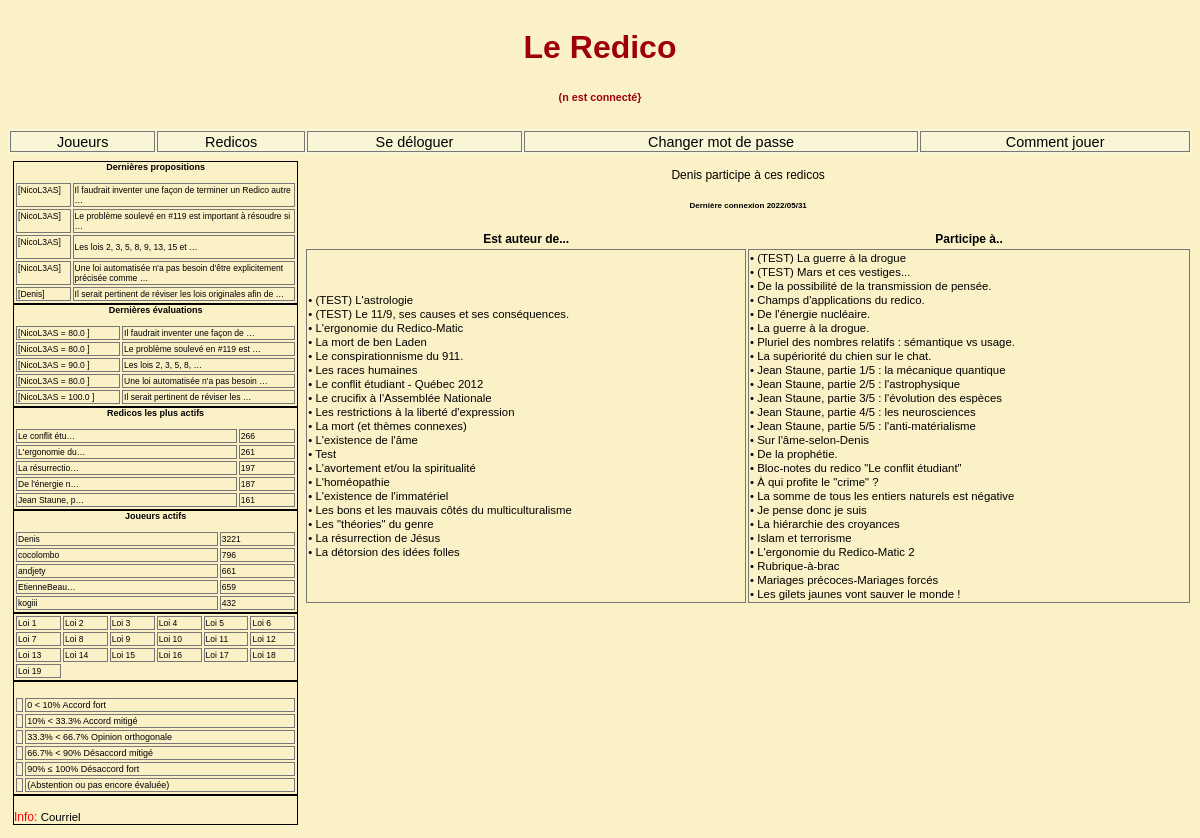
Page /joueur/2/ (signed in) on the committed database.
### redicos/models.py (models this page shows, shortened)
class Redico(models.Model):
    titre = models.TextField(unique=True)
    createur = models.ForeignKey(User, editable=False, on_delete=models.CASCADE, related_name='Redico_createur')
    debut = models.DateTimeField(auto_now_add=True)
    actif = models.BooleanField(default=True, editable=True)

### joueurs/views.py (the view)
def detail(request, joueur_id):
    joueur = Joueur.objects.get(id=joueur_id)
    c = { 'joueur': joueur,
          'show_profil'         : True,
          'show_action_redico'  : True,
          'show_action_prop'    : False }
    return render(request, "joueurs/detail.html", c)

### joueurs/models.py (called while the page is built)
    def __str__(self):
        return u"%s" % (self.username)

    def redsAuteurList(self):
        from redicos.models import Redico
        return Redico.objects.filter(createur=self.id).\
                              values(RedId=F('proposition__redico__id'),
                                     RedCreateur=F('proposition__redico__createur'),
                                     RedTitre=F('proposition__redico__titre'),
                                     RedDate=F('proposition__redico__debut')).distinct()

    def redsParticipantsList(self):
        from evaluations.models import Evaluation
        l1  = Evaluation.objects.filter(joueur=self.id). \
                            values(RedId=F('proposition__redico__id'),
                                   RedCreateur=F('proposition__redico__createur'),
                                   RedTitre=F('proposition__redico__titre'),
                                   RedDate=F('proposition__redico__debut')).distinct()
        l2 = self.redsAuteurList()
        return l1.difference(l2)

### redicos/context_processors.py (called while the page is built)
def redicos_importants(request):
    redicos_importants = Proposition.objects.all().values('redico__id', 'redico__titre').annotate(cnt=Count('redico')).order_by('-cnt')[:nb_Items]
    return { 'redicos_importants': redicos_importants, }

def redicos_dynamiques(request):
    redicos_dynamiques = Proposition.objects.all().values('redico__id', 'redico__titre').annotate(cnt=Count('redico')).order_by('-cnt')[:nb_Items]
    return {'redicos_dynamiques': redicos_dynamiques, }

def dern_props(request):
    dernieres_props = Proposition.objects.all().values('texte', 'redico__id', 'sequence', 'auteur__id', 'auteur__username').order_by('-id')[:nb_Items]
    return {'dern_props': dernieres_props, }

def dern_evals(request):
    dernieres_evals = Evaluation.objects.all().values('proposition__sequence',
                                                      'proposition__redico__id',
                                                      'proposition__texte',
                                                      'joueur__username',
                                                      'eval').order_by('-id')[:nb_Items]
    return {'dern_evals': dernieres_evals, }

def joueurs_actifs(request):
    joueurs_actifs = Evaluation.objects.all().values('joueur__username', 'joueur__id').annotate(cnt=Count('joueur')).order_by('-cnt')[:nb_Items]
    return {'joueurs_actifs': joueurs_actifs,}

### templates/joueurs/detail.html (shortened to what this page needs)
{% extends 'base.html' %}
{% block index-detail %}
<div class="div-index-detail">
    <table class="joueur-detail">
        <thead>
            <caption>
                <p>{{ joueur }} participe à ces redicos<p>
                <h6>Dernière connexion {{ joueur.last_login|date:"Y/m/d" }}</h6>
                <tr>
                    <th>Est auteur de... </th>
                    <th>Participe à..</th>
                </tr>
            </caption>
        </thead>
            <tr>
                <td>
                    {% for r in joueur.redsAuteurList %}
                        <a href="/redico/{{ r.RedId }}/">&#8226; {{ r.RedTitre  }}</a><br />
                    {%  endfor %}
                </td>
                <td>
                    {% for r in joueur.redsParticipantsList  %}
                        <a href="/redico/{{ r.RedId }}/">&#8226; {{ r.RedTitre}}</a><br />
                    {%  endfor %}
                 </td>
            </tr>
    </table>
</div>
{% endblock index-detail %}

### templates/base.html (shortened to what this page needs)
{% load static %}
<!DOCTYPE html>
<html lang="fr">
<head>
    <link rel="stylesheet" type="text/css" href="{% static 'redico4.css' %}"/>
</head>
<body>
    <div class="grille-de-fond">
        {% block header %}
            {%  if user.is_authenticated %}
            <div class="div-header"><h1>Le Redico <h6>({{ user }} est connecté}</h6></h1></div>
            {% else %}
            <div class="div-header"><h1>Le Redico <h6>(Vous n'êtes pas connecté}</h6></h1></div>
            {% endif %}
        {% endblock %}
        {% block navigation %}
            {% include 'navigation.html' %}
        {% endblock %}
            <div class="div-colonne-gauche">
                {% block colonne-gauche %}
                    {% block dern-props %}              {% include 'dernieres-propositions.html' %} {% endblock %}
                    {% block dern-evals %}              {% include 'dernieres-evaluations.html' %}  {% endblock %}
                    {% block redicos-actifs %}          {% include 'redicos-actifs.html' %}         {% endblock %}
                    {% block joueurs-actifs %}          {% include 'joueurs-actifs.html' %}         {% endblock %}
                    {% block les-lois %}                {% include 'les-lois.html' %}               {% endblock %}
                    {% block les-codes %}               {% include 'les-codes.html' %}              {% endblock %}
                    {% block footer %}                  {% include 'footer.html'    %}              {% endblock %}
                {% endblock %}
            </div>
         {% block index-detail %}{% endblock %}
</div>
</body>
</html>

### css/redico4.css (style rules this page uses)
body { font-family: Arial; background-color: #fbf1c7; }
.grille-de-fond { display: grid; grid-template-columns: repeat(12, 1fr); grid-template-rows: min-content 1fr; grid-column-gap: 1px; grid-row-gap: 1px; color: #d0cece; border: solid 0px #2a2929; }
.div-header { grid-area: 1 / 1 / 2 / -1; }
.div-header { color: #9d0006; border: solid 0 red; text-align: center; }
.div-colonne-gauche { grid-area: 4 / 1 / 11 / 4; }
.div-colonne-gauche { border: solid 0 #fbe32b; background-color: #fbf1c7; color: red; font-size: 0.75em; border-radius: 5px; padding: 5px; }
.div-index-detail { grid-area: 4 / 4 / 11 / -1; }
.div-index-detail caption { color: black; }
table { font-size: 0.75em; color: black; border: solid 0px #6f6e71; margin-left: auto; margin-right: auto; width: 100%; }
table caption { color: wheat; }

### rows in the picture
Redico: RedTitre "(TEST) L'astrologie"
Redico: RedTitre "(TEST) Le 11/9, ses causes et ses conséquences."
Redico: RedTitre "L'ergonomie du Redico-Matic"
Redico: RedTitre "La mort de ben Laden"
Redico: RedTitre "Le conspirationnisme du 911."
Redico: RedTitre "Les races humaines"
Redico: RedTitre "Le conflit étudiant - Québec 2012"
Redico: RedTitre "Le crucifix à l'Assemblée Nationale"
Redico: RedTitre "Les restrictions à la liberté d'expression"
Redico: RedTitre "La mort (et thèmes connexes)"
Redico: RedTitre "L'existence de l'âme"
Redico: RedTitre "L'avortement et/ou la spiritualité"
Redico: RedTitre "L'homéopathie"
Redico: RedTitre "L'existence de l'immatériel"
Redico: RedTitre "Les bons et les mauvais côtés du multiculturalisme"
Redico: RedTitre "Les \"théories\" du genre"
Redico: RedTitre "La résurrection de Jésus"
Redico: RedTitre "La détorsion des idées folles"
Redico: RedTitre "(TEST) La guerre à la drogue"
Redico: RedTitre "(TEST) Mars et ces vestiges..."
Redico: RedTitre "De la possibilité de la transmission de pensée."
Redico: RedTitre "Champs d'applications du redico."
Redico: RedTitre "De l'énergie nucléaire."
Redico: RedTitre "La guerre à la drogue."
Redico: RedTitre "Pluriel des nombres relatifs : sémantique vs usage."
Redico: RedTitre "La supériorité du chien sur le chat."
Redico: RedTitre "Jean Staune, partie 1/5 : la mécanique quantique"
Redico: RedTitre "Jean Staune, partie 2/5 : l'astrophysique"
Redico: RedTitre "Jean Staune, partie 3/5 : l'évolution des espèces"
Redico: RedTitre "Jean Staune, partie 4/5 : les neurosciences"
Redico: RedTitre "Jean Staune, partie 5/5 : l'anti-matérialisme"
Redico: RedTitre "Sur l'âme-selon-Denis"
Redico: RedTitre "De la prophétie."
Redico: RedTitre "Bloc-notes du redico \"Le conflit étudiant\""
Redico: RedTitre "À qui profite le \"crime\" ?"
Redico: RedTitre "La somme de tous les entiers naturels est négative"
Redico: RedTitre "Je pense donc je suis"
Redico: RedTitre "La hiérarchie des croyances"
Redico: RedTitre "Islam et terrorisme"
Redico: RedTitre "L'ergonomie du Redico-Matic 2"
Redico: RedTitre "Rubrique-à-brac"
Redico: RedTitre "Mariages précoces-Mariages forcés"
Redico: RedTitre "Les gilets jaunes vont sauver le monde !"

### other values in the picture
{{ user }} "n"
{{ p.auteur__username|slice:":12" }} "NicoL3AS" "NicoL3AS" "NicoL3AS" "NicoL3AS" "Denis"
{{ p.texte|truncatewords:10|safe|urlize }} "Il faudrait inventer une façon de terminer un Redico autre …" "Le problème soulevé en #119 est important à résoudre si …" "Les lois 2, 3, 5, 8, 9, 13, 15 et …" "Une loi automatisée n'a pas besoin d'être explicitement précisée comme …" "Il serait pertinent de réviser les lois originales afin de …"
{{ e.joueur__username|slice:":12" }} "NicoL3AS" "NicoL3AS" "NicoL3AS" "NicoL3AS" "NicoL3AS"
{{ e.eval|abstention }} "80.0" "80.0" "90.0" "80.0" "100.0"
{{ e.proposition__texte|truncatewords:6|safe|urlize }} "Il faudrait inventer une façon de …" "Le problème soulevé en #119 est …" "Les lois 2, 3, 5, 8, …" "Une loi automatisée n'a pas besoin …" "Il serait pertinent de réviser les …"
{{ r.redico__titre|truncatechars:15 }} "Le conflit étu…" "L'ergonomie du…" "La résurrectio…" "De l'énergie n…" "Jean Staune, p…"
{{ r.cnt }} "266" "261" "197" "187" "161"
{{ j.joueur__username|truncatechars:12 }} "Denis" "cocolombo" "andjety" "EtienneBeau…" "kogiii"
{{ j.cnt }} "3221" "796" "661" "659" "432"
{{ joueur }} "Denis"
{{ joueur.last_login|date:"Y/m/d" }} "2022/05/31"
{{ r.RedTitre }} "Test"
